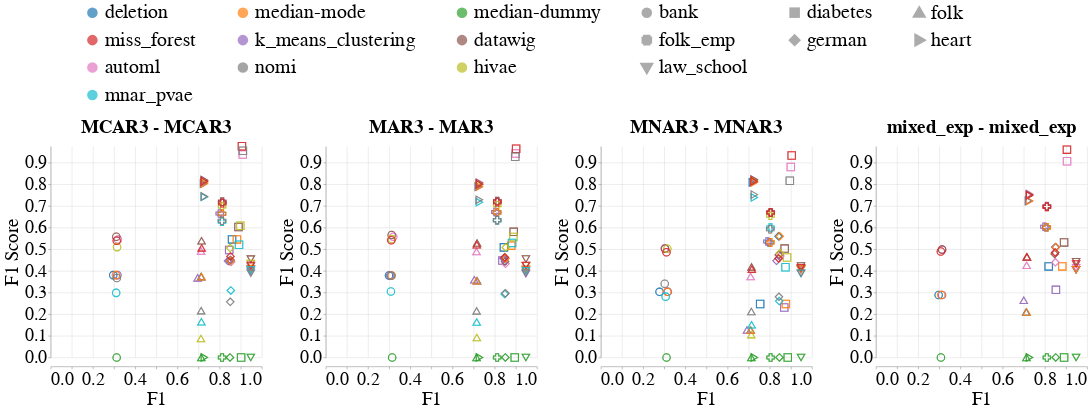

Write notebook code for a chart like this one.
### Markdown cell above
### Overall Metrics

### Code cell
create_scatter_plot(missingness_types=[
                        {'train': 'MCAR3', 'test': 'MCAR3'},
                        {'train': 'MAR3', 'test': 'MAR3'},
                        {'train': 'MNAR3', 'test': 'MNAR3'},
                        {'train': 'mixed_exp', 'test': 'MCAR1 & MAR1 & MNAR1'},
                    ],
                    imputation_quality_metric_name='F1_Score',
                    model_performance_metric_name='F1',
                    dataset_to_column_name=DATASET_TO_COLUMN_NAME,
                    shape_by='Dataset_Name', # Dataset_Name or Model_Name
                    base_font_size=30,
                    db_client_1=db_client_1,
                    db_client_3=db_client_3)

### Figure 1 — Vega-Lite specification as saved in the notebook (floating-point values rounded to 4 significant figures; data arrays with more than 128 entries replaced by an {"elided": "..."} marker saying what was removed)
{"config": {"view": {"continuousWidth": 400, "continuousHeight": 300, "stroke": null}, "axis": {"labelFontSize": 34, "labelFontWeight": "normal", "titleFontSize": 36, "titleFontWeight": "normal"}, "facet": {"spacing": 30}, "header": {"labelFontSize": 36, "labelFontWeight": "bold", "labelOrient": "top", "labelPadding": 5, "titleFontSize": 36}, "legend": {"columns": 3, "direction": "horizontal", "labelFontSize": 38, "labelLimit": 400, "orient": "top", "symbolOffset": 60, "symbolStrokeWidth": 10, "titleAnchor": "middle", "titleFontSize": 40, "titleLimit": 300}, "title": {"fontSize": 36}}, "data": {"name": "data-3d1d7523040599a7ef9bc90b609e5a5e"}, "facet": {"column": {"field": "Missingness_Type", "sort": ["MCAR3 - MCAR3", "MAR3 - MAR3", "MNAR3 - MNAR3", "mixed_exp - MCAR1 & MAR1 & MNAR1"], "title": null, "type": "nominal"}}, "spec": {"layer": [{"mark": {"type": "point", "size": 200}, "encoding": {"color": {"field": "Null_Imputer_Name", "scale": {"scheme": "category10"}, "sort": ["deletion", "median-mode", "median-dummy", "miss_forest", "k_means_clustering", "datawig", "automl", "nomi", "hivae", "mnar_pvae"], "title": null, "type": "nominal"}, "shape": {"field": "Dataset_Name", "title": null, "type": "nominal"}, "x": {"axis": {"title": "F1"}, "field": "F1", "type": "quantitative"}, "y": {"axis": {"title": "F1 Score"}, "field": "F1_Score", "scale": {"domain": [0.0, 0.9767]}, "type": "quantitative"}}}], "height": 400, "width": 400}, "resolve": {"scale": {"y": "independent"}}, "$schema": "https://vega.github.io/schema/vega-lite/v4.17.0.json", "datasets": {"data-3d1d7523040599a7ef9bc90b609e5a5e": {"elided": "518 records"}}}
